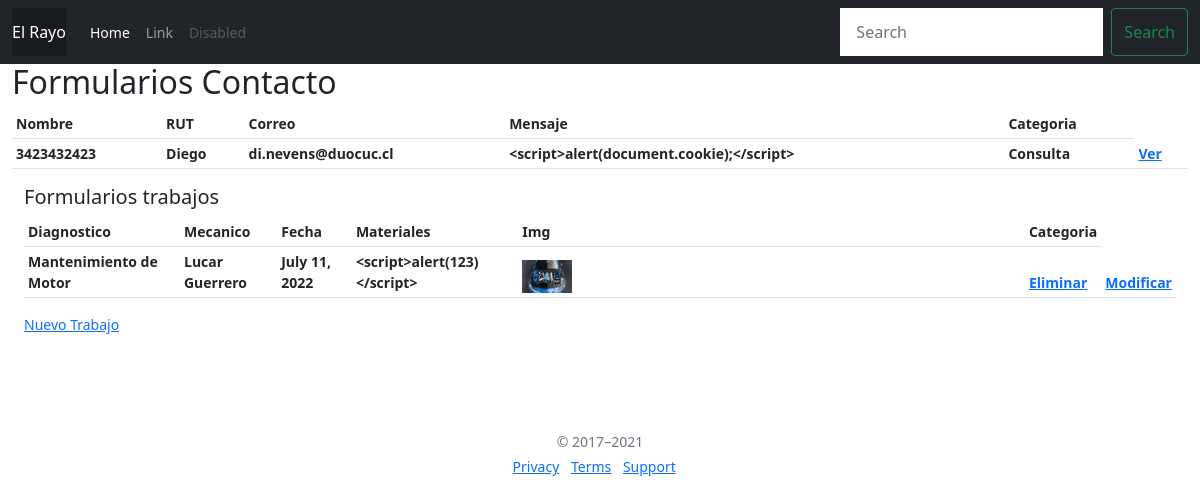
The app's page /apro_form with its own data.
### core/models.py (models this page shows, shortened)
class Contacto(models.Model):
  rut = models.CharField(max_length = 10, primary_key = True, verbose_name = 'Rut')
  nombre = models.CharField(max_length = 40, verbose_name = 'Nombre')
  correo = models.CharField (max_length = 20, verbose_name = 'Correo')
  mensaje = models.CharField (max_length = 100, null = True, blank = True, verbose_name = 'Mensaje')
  categoria = models.ForeignKey(Categorias, on_delete = models.CASCADE)

class Categorias(models.Model):
  idCategoria = models.IntegerField(primary_key = True, verbose_name = 'Id de categoria')
  nombreCategoria = models.CharField(max_length = 50, verbose_name = 'Nombre de la cetgoria')
  def __str__(self):
    return self.nombreCategoria

class Trabajo(models.Model):
  diagnostico = models.CharField(max_length = 200, verbose_name = 'Diagnostico')
  mecanico =models.CharField(max_length= 50, verbose_name='Mecanico')
  fecha = models.DateField(max_length=9, verbose_name='Fecha')
  materiales = models.CharField(max_length=200, verbose_name='Materiales')
  img = models.ImageField(null = True, blank = True)
  categoria = models.ForeignKey(Categorias, on_delete = models.CASCADE)

### core/views.py (the view)
# urls.py: path('apro_form', apro_form, name="apro_form"),
def apro_form(request):
    contactos = Contacto.objects.all()
    trabajo = Trabajo.objects.all()
    datos ={
        'contactos': contactos,
        'trabajos': trabajo
    }
    return render(request, 'core/apro_form.html', datos)

### core/templates/core/apro_form.html (shortened to what this page needs)
<!DOCTYPE html>
<html lang="en">
  <head>
    {% load static %}
    <link href="{% static 'core/css/bootstrap.min.css' %}" rel="stylesheet" />
    <link href="{% static 'core/css/dashboard.css' %}" rel="stylesheet" />
  </head>
  <header>
    <nav class="navbar navbar-expand-md navbar-dark fixed-top bg-dark">
      <div class="container-fluid">
        <a class="navbar-brand" href="{% url 'home' %}">El Rayo</a>
        <div class="collapse navbar-collapse" id="navbarCollapse">
          <ul class="navbar-nav me-auto mb-2 mb-md-0">
            <li class="nav-item">
              <a
                class="nav-link active"
                aria-current="page"
                href="{% url 'home' %}"
                >Home</a
              >
            </li>
            <li class="nav-item">
              <a class="nav-link" href="#">Link</a>
            </li>
            <li class="nav-item">
              <a class="nav-link disabled">Disabled</a>
            </li>
          </ul>
          <form class="d-flex">
            <input
              class="form-control me-2"
              type="search"
              placeholder="Search"
              aria-label="Search"
            />
            <button class="btn btn-outline-success" type="submit">
              Search
            </button>
          </form>
        </div>
      </div>
    </nav>
  </header>
  <br>
  <br>
  <br>
  <body>
    <div class="container-fluid">
        <main class="">
          <div class="table-responsive">
            <h2>Formularios Contacto</h2>
            <table class="table table-striped table-sm">
              <thead>
                <tr>
                  <th scope="col">Nombre</th>
                  <th scope="col">RUT</th>
                  <th scope="col">Correo</th>
                  <th scope="col">Mensaje</th>
                  <th scope="col">Categoria</th>
                </tr>
                {% for co in contactos %}
                <tr>
                  <th scope="col">{{co.rut}}</th>
                  <th scope="col">{{co.nombre}}</th>
                  <th scope="col">{{co.correo}}</th>
                  <th scope="col">{{co.mensaje}}</th>
                  <th scope="col">{{co.categoria}}</th>
                  <th scope="col"><a href="forms">Ver</a></th>
                </tr>
                {% endfor %}
              </thead>
            </table>
          </div>
          <div class="container-fluid">
            <h5>Formularios trabajos</h5>
            <div class="table-responsive">
              <table class="table table-striped table-sm">
                <thead>
                  <tr>
                    <th scope="col">Diagnostico</th>
                    <th scope="col">Mecanico</th>
                    <th scope="col">Fecha</th>
                    <th scope="col">Materiales</th>
                    <th scope="col">Img</th>
                    <th scope="col">Categoria</th>
                  </tr>
                  {% for t in trabajos %}
                  <tr>
                    <th scope="col">{{t.diagnostico}}</th>
                    <th scope="col">{{t.mecanico}}</th>
                    <th scope="col">{{t.fecha}}</th>
                    <th scope="col">{{t.materiales}}</th>
                    {% if t.img %}
                    <th scope="col"><img src="{{ t.img.url }}" alt="" width="10%" height="10%" ></th>
                    {% endif %}
                    <th scope="col"><a href="{% url 'form_del2' t.id %}">Eliminar</a></th>
                    <th scope="col"><a href="{% url 'trabajo_mod' t.id %}">Modificar</a></th>
                  </tr>
                  {% endfor %}
                </thead>
              </table>
              <a href="{% url 'apro_trabajo' %}">Nuevo Trabajo</a>
            </div>
          </div>
          <footer class="my-5 pt-5 text-muted text-center text-small">
            <p class="mb-1">&copy; 2017–2021 </p>
            <ul class="list-inline">
              <li class="list-inline-item"><a href="#">Privacy</a></li>
              <li class="list-inline-item"><a href="#">Terms</a></li>
              <li class="list-inline-item"><a href="#">Support</a></li>
            </ul>
          </footer>
        </main>
      </div>
  </body>
</html>

### core/static/core/css/dashboard.css (style rules this page uses)
body { font-size: .875rem; }
.navbar-brand { padding-top: .75rem; padding-bottom: .75rem; font-size: 1rem; background-color: rgba(0, 0, 0, .25); box-shadow: inset -1px 0 0 rgba(0, 0, 0, .25); }
.navbar .form-control { padding: .75rem 1rem; border-width: 0; border-radius: 0; }

### records on screen
Contacto: rut "3423432423", nombre "Diego", correo "di.nevens@duocuc.cl", mensaje "<script>alert(document.cookie);</script>", categoria "Consulta"
Trabajo: diagnostico "Mantenimiento de Motor", mecanico "Lucar Guerrero", fecha "July 11, 2022", materiales "<script>alert(123)</script>", img (picture)
